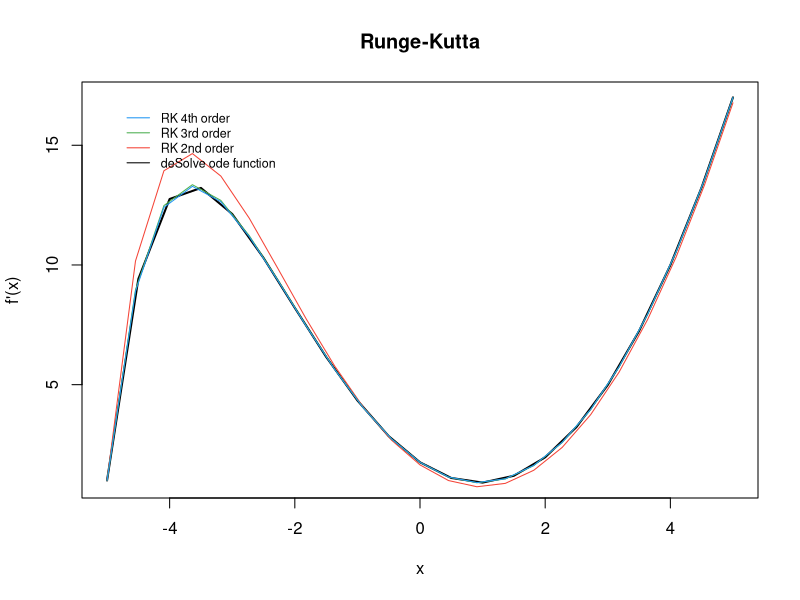
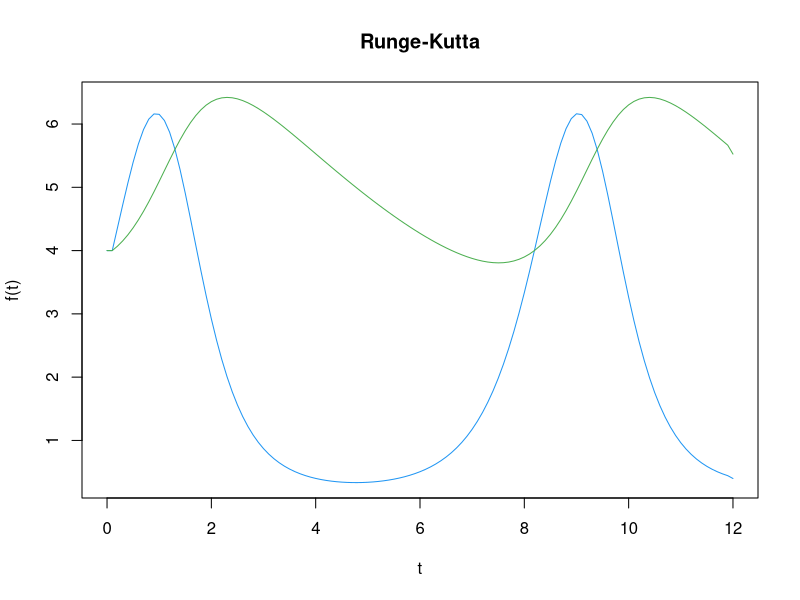
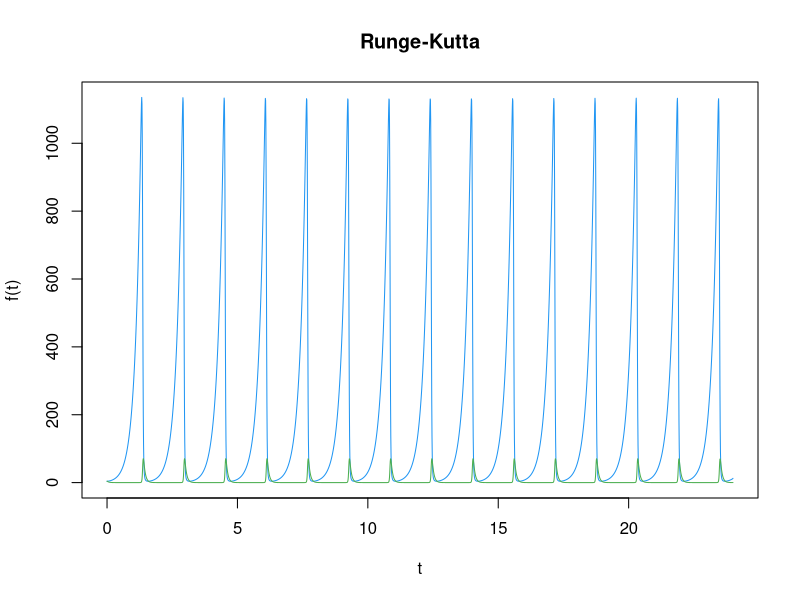
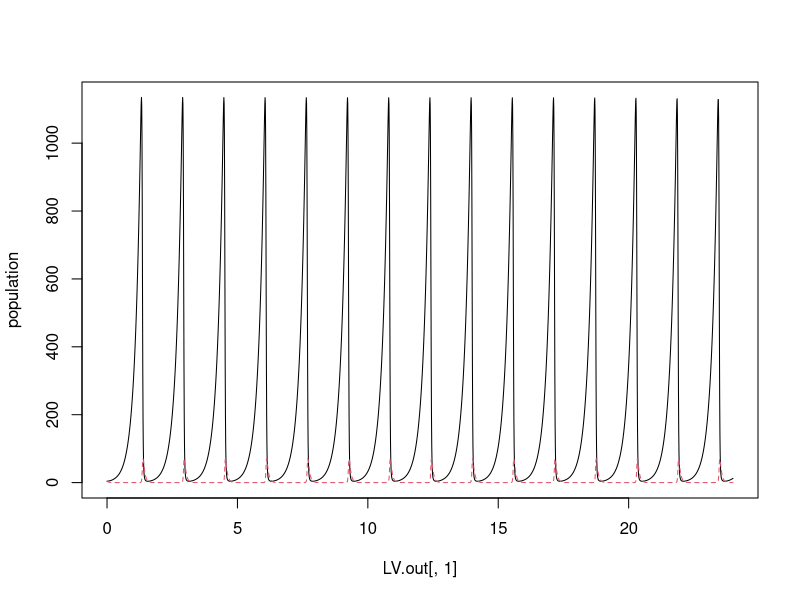
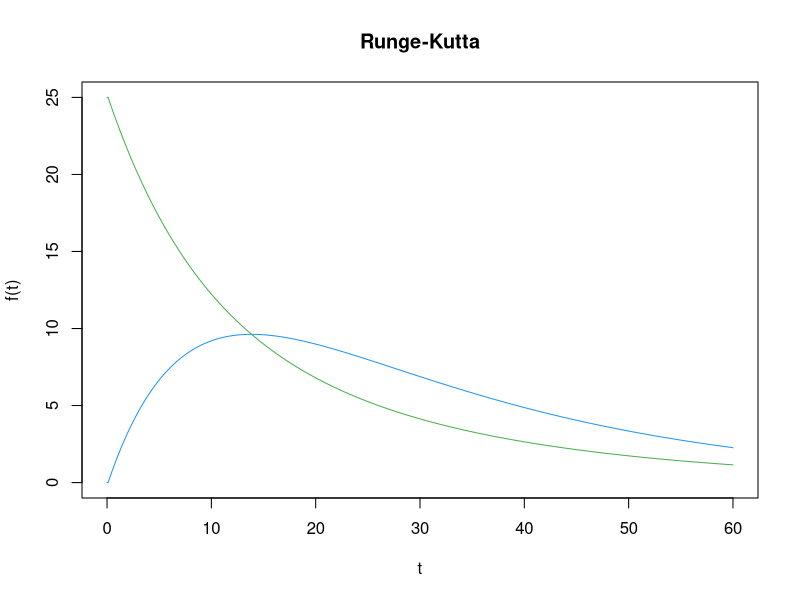
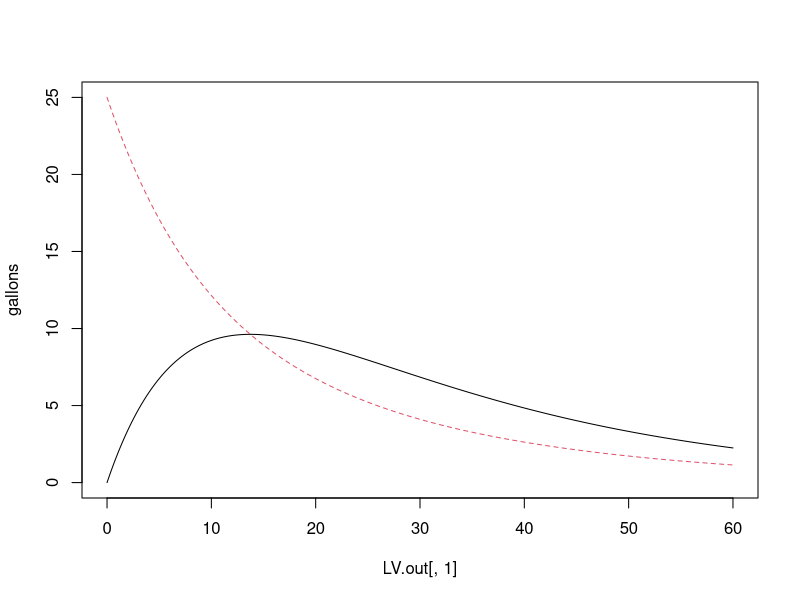

Recreate these plots in R, in order.
#*******************************************************************************
#* AUTHOR(S) :
#*     Bruno Gonzalez Soria          (A01169284)
#*     Antonio Osamu Katagiri Tanaka (A01212611)
#*
#* FILENAME :
#*     MidtermEvaluation.R
#*
#* DESCRIPTION :
#*     Simulations (Ene 19 Gpo 1)
#*     Midterm Evaluation
#*
#* NOTES :
#*     -
#*
#* START DATE :
#*     20 Mar 2019
#*******************************************************************************
################################################################################
# Second section (40 points)
# Algorithm Coding. All algorithms must be coded by yourself. The only libraries accepted for this part are the ones that already come with the R language. Do not use any package that already have the algorithm coded. Also, the code must be commented with the instructions to use your code and at least one function to demonstrate its functionality. It is recommended to do a flow chart to explain the logic of the algorithm.

#-------------------------------------------------------------------------------
#c) Runge-Kutta. The algorithm will receive an ODE, initial values for x and y, the step size and the upper bound. The output will be the plot of the second, third and fourth order RK approximations. To demonstrate the functionality of your code, use the analytical answer of the ODE to compare all the approximations (30 points)

# ----- CLEARING EVERYTHING -----

rm(list = ls(all = TRUE)) # Delete workspace
graphics.off() # Clear plots
cat("\014") # Clear console

# ----- CODE IMPLEMENTATION -----

# Runge-Kutta - 2nd order
rungeKutta2 <- function(funct, x0, y0, x1, n) {
  
  # convert the string-function into an actual function
  f <- function(xx, yy) {
    return(eval(parse(text = funct), envir = list(x = xx, y = yy)))
  }
  
  # create vx and vy to store the RK calculations for each step
  vx <- double(n + 1)
  vy <- double(n + 1)
  vx[1] <- x <- x0
  vy[1] <- y <- y0
  
  # get the step size h
  h <- (x1 - x0) / n
  
  for (i in 1:n) {
    # from http://campus.usal.es/~mpg/Personales/PersonalMAGL/Docencia/MetNumTema4Teo(09-10).pdf
    
    # compute the RK constants k
    k1 <- h * f(x, y)
    k2 <- h * f(x + 0.5 * h, y + 0.5 * k1)
    
    # store the calculated x and y within vx and vy respectively
    # and update x and y
    vx[i + 1] <- x <- x0 + i * h
    vy[i + 1] <- y <- y + (k1 + k2) / 2
  }
  
  # return vx and vy (just in case)
  return(cbind(vx, vy))
}

# -----

# Runge-Kutta - 3rd order
rungeKutta3 <- function(funct, x0, y0, x1, n) {
  
  # convert the string-function into an actual function
  f <- function(xx, yy) {
    return(eval(parse(text = funct), envir = list(x = xx, y = yy)))
  }
  
  # create vx and vy to store the RK calculations for each step
  vx <- double(n + 1)
  vy <- double(n + 1)
  vx[1] <- x <- x0
  vy[1] <- y <- y0
  
  # get the step size h
  h <- (x1 - x0) / n
  
  for (i in 1:n) {
    # from http://campus.usal.es/~mpg/Personales/PersonalMAGL/Docencia/MetNumTema4Teo(09-10).pdf
    
    # compute the RK constants k
    k1 <- h * f(x, y)
    k2 <- h * f(x + 0.5 * h, y + 0.5 * k1)
    k3 <- h * f(x + h, y - k1 + 2 * k2)
    
    # store the calculated x and y within vx and vy respectively
    # and update x and y
    vx[i + 1] <- x <- x0 + i * h
    vy[i + 1] <- y <- y + (k1 + 4 * k2 + k3) / 6
  }
  
  # return vx and vy (just in case)
  return(cbind(vx, vy))
}

# -----

# Runge-Kutta - 4th order
rungeKutta4 <- function(funct, x0, y0, x1, n) {
  
  # convert the string-function into an actual function
  f <- function(xx, yy) {
    return(eval(parse(text = funct), envir = list(x = xx, y = yy)))
  }
  
  # create vx and vy to store the RK calculations for each step
  vx <- double(n + 1)
  vy <- double(n + 1)
  vx[1] <- x <- x0
  vy[1] <- y <- y0
  
  # get the step size h
  h <- (x1 - x0) / n
  
  for (i in 1:n) {
    # from http://campus.usal.es/~mpg/Personales/PersonalMAGL/Docencia/MetNumTema4Teo(09-10).pdf
    
    # compute the RK constants k
    k1 <- h * f(x, y)
    k2 <- h * f(x + 0.5 * h, y + 0.5 * k1)
    k3 <- h * f(x + 0.5 * h, y + 0.5 * k2)
    k4 <- h * f(x + h, y + k3)
    
    # store the calculated x and y within vx and vy respectively
    # and update x and y
    vx[i + 1] <- x <- x0 + i * h
    vy[i + 1] <- y <- y + (k1 + 2 * k2 + 2 * k3 + k4) / 6
  }
  
  # return vx and vy (just in case)
  return(cbind(vx, vy))
}

# -----

library (deSolve)
RKPlot <- function(func, x0, y0, x1, n) {
  # Plot of the second, third and fourth order RK approximations
  #
  # Parameters
  # ----------
  # func : string
  # ODE function of two variabless
  # x0, y0 : numeric
  # initial values
  # x1 : numeric
  # upper bound
  # n : numeric
  # number of steps
  #
  # Returns
  # -------
  # void
  
  # Calculate RK aproxminations
  rk2 = rungeKutta2(func, x0, y0, x1, n) # RK 2nd order
  rk3 = rungeKutta3(func, x0, y0, x1, n) # RK 3rd order
  rk4 = rungeKutta4(func, x0, y0, x1, n) # RK 4th order
  
  # store the RK approxamations in separate variables
  x2 <- rk2[, 1] # RK 2nd order
  y2 <- rk2[, 2]
  
  x3 <- rk3[, 1] # RK 3rd order
  y3 <- rk3[, 2]
  
  x4 <- rk4[, 1] # RK 4th order
  y4 <- rk4[, 2]
  
  # Compute analytical answer of the ODE using deSolve's ode fuction
  # to compare all RK the approximations
  model <- function(x, y, parms) {
    with(as.list(c(y, parms)), {
      dy = eval(parse(text = funct), envir = list(x, y))
      list(dy)
    })
  }
  y <- c(y = init_y)
  parms <- c()
  x <-
    seq(init_x,
        upper_bound,
        length(init_x:upper_bound) / number_of_steps)
  # save deSolve's results
  out <- ode(y, times = x, model, parms)
  
  # Plot deSolve's output
  plot(
    out,
    xlab = "x",
    ylab = "f'(x)",
    type = "l",
    main = ' Runge-Kutta ',
    col = "black",
    lwd = 2
  )
  # Plot RK approximations
  lines(x2, y2, col = "#f44336") # RK 2nd order (red)
  lines(x3, y3, col = "#4caf50") # RK 3rd order (green)
  lines(x4, y4, col = "#2196f3") # RK 4th order (blue)
  
  # add a legent to the plot
  legend(
    'topleft',
    inset = .05,
    legend = c(
      "RK 4th order",
      "RK 3rd order",
      "RK 2nd order",
      "deSolve ode function"
    ),
    col = c('#2196f3', '#4caf50', '#f44336', 'black'),
    lwd = c(1),
    bty = 'n',
    cex = .75
  )
}

# ----- ENTER YOUR INPUT -----

# ODE to be evaluated:
funct = "x^2 - y"
# Enter Y initial Value:
init_y = 1
# Enter X initial Value:
init_x = -5
# Enter Upper bound
upper_bound = 5
# Enter number of steps (the step size is going to be calculated calculated):
number_of_steps = length(init_x:upper_bound) * 2

# ----- VALIDATING RESULTS -----

# Calling the function for the solution:
RKPlot(funct, init_x, init_y, upper_bound, number_of_steps)


#-------------------------------------------------------------------------------
#d) Coupled Runge-Kutta. Modify the fourth order RK algorithm to receive two ODEs. The output will be the plot of both ODEs approximations. (10 points)

# ----- CLEARING EVERYTHING -----

rm(list = ls(all = TRUE)) # Delete workspace
graphics.off() # Clear plots
cat("\014") # Clear console

# ----- CODE IMPLEMENTATION -----

# Runge-Kutta - 4th order - for a 2-equation 1st order system
rungeKutta4_2eq <- function(y0, times, funct, p) {
  
  # create xx and yy to store the RK calculations for each step
  xx <- double(length(times) - 1)
  xx[1] <- xn <- y0[1]
  
  yy <- double(length(times) - 1)
  yy[1] <- yn <- y0[2]
  
  # get the step size h
  h <- (max(times) - min(times)) / length(times)
  i = 2 # start populating the 2nd element of xx and yy. the 1st ones are y0
  
  for (tn in times) {
    # from https://www.calvin.edu/~scofield/courses/m231/materials/rungeKuttaFormulas.pdf
    # and https://math.stackexchange.com/questions/721076/help-with-using-the-runge-kutta-4th-order-method-on-a-system-of-2-first-order-od
    
    # compute the RK constants k and l
    kn1 = funct(tn, xn, yn)[[1]][[1]]
    ln1 = funct(tn, xn, yn)[[1]][[2]]
    
    kn2 = funct(
      tn + h / 2,
      xn + (1 / 2) * kn1 * h,
      yn + (1 / 2) * ln1 * h)[[1]][[1]]
    ln2 = funct(
      tn + h / 2,
      xn + (1 / 2) * kn1 * h,
      yn + (1 / 2) * ln1 * h)[[1]][[2]]
    
    kn3 = funct(
      tn + h / 2,
      xn + (1 / 2) * kn2 * h,
      yn + (1 / 2) * ln2 * h)[[1]][[1]]
    ln3 = funct(
      tn + h / 2,
      xn + (1 / 2) * kn2 * h,
      yn + (1 / 2) * ln2 * h)[[1]][[2]]
    
    kn4 = funct(tn + h, xn + kn3 * h, yn + ln3 * h)[[1]][[1]]
    ln4 = funct(tn + h, xn + kn3 * h, yn + ln3 * h)[[1]][[2]]
    
    # store the calculated xn and yn within xx and yy respectively
    xx[i] = as.numeric(xn)
    yy[i] = as.numeric(yn)
    
    # update xn and yn
    xn <- xn + h * (kn1 + 2 * kn2 + 2 * kn3 + kn4) / 6
    yn <- yn + h * (ln1 + 2 * ln2 + 2 * ln3 + ln4) / 6
    
    # update the index i to avoid overwriting in xx and yy
    i = i + 1
  }
  
  # remove the last element within xx and yy,
  # their length shall match times's length to plot
  xx = xx[-length(times + 1)]
  yy = yy[-length(times + 1)]
  
  # mmin and mmax are the plot y-limits
  mmin = as.numeric(min(xx))
  mmax = as.numeric(max(xx))
  mmin <- if (mmin > min(yy))
    min(yy)
  else
    mmin
  mmax <- if (mmax < max(yy))
    max(yy)
  else
    mmax
  
  # plot xx
  plot(
    times,
    xx,
    xlab = "t",
    ylab = "f(t)",
    type = "l",
    main = ' Runge-Kutta ',
    col = "#2196f3", # (blue)
    lwd = 1,
    ylim = c(mmin, mmax)
  )
  # plot yy in the same image
  lines(times, yy, col = "#4caf50") # (green)
  
  # return xx and yy (just in case)
  return(cbind(xx, yy))
}

# ----- ENTER YOUR INPUT -----

# ODEs to be evaluated: P -> x ; N -> y ;
myFunction <- function(t, y, p) {
  N <- y[1]
  P <- y[2]
  with(as.list(p), {
    dNdt <- c * N - d * P * N
    dPdt <- -a * P + b * P * N
    return(list(c(dNdt, dPdt)))
  })
}

# ODEs' coefficients:
a <- 0.16
b <- 0.08
c <- 4.5
d <- 0.9

# ODEs' coefficients/parameters:
p <- c(a = a,
       b = b,
       c = c,
       d = d)

# Initial conditions: P -> x ; N -> y ;
y0 <- c(N = 4, P = 4)

# time vector: to define t0, tf, and the step size
times <- seq(0, 12, 0.1) # time unit = months

# ----- VALIDATING RESULTS -----

out <- rungeKutta4_2eq(y0, times, myFunction, p)


################################################################################
# Third Section (60 points)
# Applied Computing. In this section you will use your fourth-order coupled Runge-Kutta algorithm code to solve different problems. Compare your answers with the "ode" function from the "deSolve" R package. Plot your answer vs the deSolve answer. Justify if the problem is stiff or not, the chosen step size, and the time units that the step size represent (seconds, minutes, hours, days, etc).

#-------------------------------------------------------------------------------
# c) Lotka-Volterra equations / predator-prey equations. The following ODEs describe the interaction between foxes and bunnies.
#
# dx/dt = -16x + 0.08xy
# dy/dt = 4.5y - 0.9xy
#
# At the start of the model there are 4 foxes and 4 bunnies. Choose the best step size to model the first 2 years of the ecosystem (30 points)

# P -> x ; N -> y

# ----- ENTER YOUR INPUT -----

# ODEs to be evaluated: P -> x ; N -> y ;
predpreyLV <- function(t, y, p) {
  N <- y[1]
  P <- y[2]
  with(as.list(p), {
    dNdt <- c * N - d * P * N
    dPdt <- -a * P + b * P * N
    return(list(c(dNdt, dPdt)))
  })
}

# ODEs' coefficients:
a <- 16
b <- 0.08
c <- 4.5
d <- 0.9

# ODEs' coefficients/parameters:
p <- c(a = a,
       b = b,
       c = c,
       d = d)

# Initial conditions: P -> x ; N -> y ;
y0 <- c(N = 4, P = 4)

# time vector: to define t0, tf, and the step size
times <- seq(0, 24, 0.01) # time unit = months

# ----- STUDENT RESULTS -----

out <- rungeKutta4_2eq(y0, times, predpreyLV, p)

# ----- deSolve RESULTS -----

library(deSolve)
library(lattice) # to plot using matplot

LV.out <- ode(y = y0, times, predpreyLV, p)
matplot(LV.out[, 1], LV.out[, 2:3], type = "l", ylab = "population")

# ----- RESULTS ANALYSIS -----

# The problem is not stiff as the differential equations are numerically stable


#-------------------------------------------------------------------------------
# d) Coupled water tanks. Two water tanks are joined as depicted in the Figure 1. The model that describes the water flow from one tank to the other [gallon/minute] is given by the following ODEs:
#
# dx_1/dt = -(2/25)x_1 + (1/50)x_2
# dx_2/dt =  (2/25)x_1 - (2/25)x_2
#
# Choose the best step size to model the first 60 minutes. Assume that the first tank has 25 gallons and the second tank is empty before the h2 door is opened. (30 points)

# P -> x ; N -> y

# ----- ENTER YOUR INPUT -----

# ODEs to be evaluated: P -> x ; N -> y ;
watertanksLV <- function(t, y, p) {
  N <- y[1]
  P <- y[2]
  with(as.list(p), {
    dNdt <- c * P - d * N
    dPdt <- -a * P + b * N
    return(list(c(dNdt, dPdt)))
  })
}

# ODEs' coefficients:
a <- (2 / 25)
b <- (1 / 50)
c <- (2 / 25)
d <- (2 / 25)

# ODEs' coefficients/parameters:
p <- c(a = a,
       b = b,
       c = c,
       d = d)

# Initial conditions: P -> x ; N -> y ;
y0 <- c(N = 0, P = 25)

# time vector: to define t0, tf, and the step size
times <- seq(0, 60, 0.1) # time unit = minutes

# ----- STUDENT RESULTS -----

out <- rungeKutta4_2eq(y0, times, watertanksLV, p)

# ----- deSolve RESULTS -----

library(deSolve)
library(lattice) # to plot using matplot

LV.out <- ode(y = y0, times, watertanksLV, p)
matplot(LV.out[, 1], LV.out[, 2:3], type = "l", ylab = "gallons")

# ----- RESULTS ANALYSIS -----

# The problem is not stiff as the differential equations are numerically stable

#*******************************************************************************
